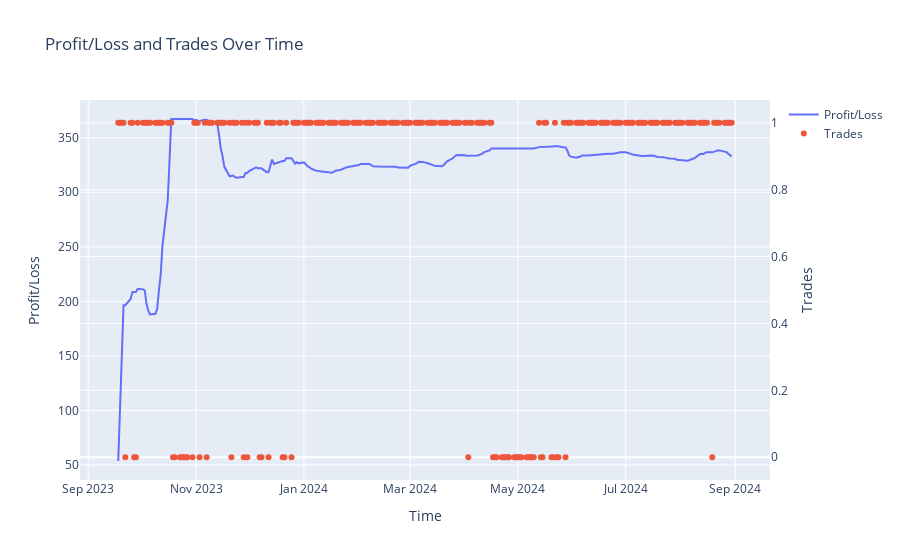

The code cell stored with this chart in its notebook:
### Code cell
params["mode"] = "validation"
params["model"] = "tvecm_long_t1"
validation_ts = TradingSystem(**params)
best_profit, best_rolling_window, best_lower_threshold = validation_ts.study(**study_params)

### Figure 1 — Plotly figure (JSON) as saved in the notebook; plotly's stock layout.template omitted (floating-point values rounded to 4 significant figures; data arrays with more than 128 entries replaced by an {"elided": "..."} marker saying what was removed)
{"data": [{"mode": "lines", "name": "Profit/Loss", "type": "scatter", "x": {"elided": "250 str values"}, "y": {"elided": "250 float values"}}, {"mode": "markers", "name": "Trades", "type": "scatter", "x": {"elided": "250 str values"}, "y": {"elided": "250 int values"}, "yaxis": "y2"}], "layout": {"title": {"text": "Profit/Loss and Trades Over Time"}, "xaxis": {"title": {"text": "Time"}}, "yaxis": {"title": {"text": "Profit/Loss"}}, "yaxis2": {"overlaying": "y", "side": "right", "title": {"text": "Trades"}}}}
